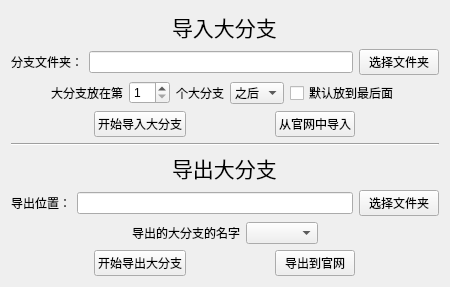
      <widget class="QWidget" name="tab">
       <attribute name="title">
        <string>导入/导出大分支</string>
       </attribute>
       <layout class="QVBoxLayout" name="verticalLayout_11">
        <item>
         <layout class="QVBoxLayout" name="verticalLayout_10">
          <item>
           <layout class="QHBoxLayout" name="horizontalLayout_50">
            <item>
             <widget class="QLabel" name="label_29">
              <property name="sizePolicy">
               <sizepolicy hsizetype="Fixed" vsizetype="Fixed">
                <horstretch>0</horstretch>
                <verstretch>0</verstretch>
               </sizepolicy>
              </property>
              <property name="font">
               <font>
                <family>Agency FB</family>
                <pointsize>16</pointsize>
               </font>
              </property>
              <property name="text">
               <string>导入大分支</string>
              </property>
             </widget>
            </item>
           </layout>
          </item>
          <item>
           <layout class="QHBoxLayout" name="horizontalLayout_26">
            <item>
             <widget class="QLabel" name="label_30">
              <property name="sizePolicy">
               <sizepolicy hsizetype="Preferred" vsizetype="Fixed">
                <horstretch>0</horstretch>
                <verstretch>0</verstretch>
               </sizepolicy>
              </property>
              <property name="text">
               <string>分支文件夹：</string>
              </property>
             </widget>
            </item>
            <item>
             <widget class="QLineEdit" name="importBranchFileUrl"/>
            </item>
            <item>
             <widget class="QPushButton" name="importBranchSelectButtom">
              <property name="sizePolicy">
               <sizepolicy hsizetype="Fixed" vsizetype="Fixed">
                <horstretch>0</horstretch>
                <verstretch>0</verstretch>
               </sizepolicy>
              </property>
              <property name="text">
               <string>选择文件夹</string>
              </property>
             </widget>
            </item>
           </layout>
          </item>
          <item>
           <layout class="QHBoxLayout" name="horizontalLayout_48">
            <item>
             <spacer name="horizontalSpacer_5">
              <property name="orientation">
               <enum>Qt::Horizontal</enum>
              </property>
              <property name="sizeHint" stdset="0">
               <size>
                <width>40</width>
                <height>20</height>
               </size>
              </property>
             </spacer>
            </item>
            <item>
             <widget class="QLabel" name="label_36">
              <property name="sizePolicy">
               <sizepolicy hsizetype="Fixed" vsizetype="Fixed">
                <horstretch>0</horstretch>
                <verstretch>0</verstretch>
               </sizepolicy>
              </property>
              <property name="text">
               <string>大分支放在第</string>
              </property>
             </widget>
            </item>
            <item>
             <widget class="QSpinBox" name="importBranchPosition">
              <property name="sizePolicy">
               <sizepolicy hsizetype="Fixed" vsizetype="Fixed">
                <horstretch>0</horstretch>
                <verstretch>0</verstretch>
               </sizepolicy>
              </property>
              <property name="minimum">
               <number>1</number>
              </property>
             </widget>
            </item>
            <item>
             <widget class="QLabel" name="label_39">
              <property name="sizePolicy">
               <sizepolicy hsizetype="Fixed" vsizetype="Fixed">
                <horstretch>0</horstretch>
                <verstretch>0</verstretch>
               </sizepolicy>
              </property>
              <property name="text">
               <string>个大分支</string>
              </property>
             </widget>
            </item>
            <item>
             <widget class="QComboBox" name="importBranchPositionComboBox">
              <property name="sizePolicy">
               <sizepolicy hsizetype="Fixed" vsizetype="Fixed">
                <horstretch>0</horstretch>
                <verstretch>0</verstretch>
               </sizepolicy>
              </property>
              <item>
               <property name="text">
                <string>之后</string>
               </property>
              </item>
              <item>
               <property name="text">
                <string>之前</string>
               </property>
              </item>
             </widget>
            </item>
            <item>
             <widget class="QCheckBox" name="importBranchCheckBox">
              <property name="sizePolicy">
               <sizepolicy hsizetype="Fixed" vsizetype="Fixed">
                <horstretch>0</horstretch>
                <verstretch>0</verstretch>
               </sizepolicy>
              </property>
              <property name="text">
               <string>默认放到最后面</string>
              </property>
             </widget>
            </item>
            <item>
             <spacer name="horizontalSpacer_44">
              <property name="orientation">
               <enum>Qt::Horizontal</enum>
              </property>
              <property name="sizeHint" stdset="0">
               <size>
                <width>40</width>
                <height>20</height>
               </size>
              </property>
             </spacer>
            </item>
           </layout>
          </item>
          <item>
           <layout class="QHBoxLayout" name="horizontalLayout_51">
            <item>
             <widget class="QPushButton" name="importBranchGerateButtom">
              <property name="sizePolicy">
               <sizepolicy hsizetype="Fixed" vsizetype="Fixed">
                <horstretch>0</horstretch>
                <verstretch>0</verstretch>
               </sizepolicy>
              </property>
              <property name="text">
               <string>开始导入大分支</string>
              </property>
             </widget>
            </item>
            <item>
             <widget class="QPushButton" name="inputFromNet">
              <property name="sizePolicy">
               <sizepolicy hsizetype="Fixed" vsizetype="Fixed">
                <horstretch>0</horstretch>
                <verstretch>0</verstretch>
               </sizepolicy>
              </property>
              <property name="text">
               <string>从官网中导入</string>
              </property>
             </widget>
            </item>
           </layout>
          </item>
          <item>
           <widget class="Line" name="line_5">
            <property name="orientation">
             <enum>Qt::Horizontal</enum>
            </property>
           </widget>
          </item>
          <item>
           <layout class="QHBoxLayout" name="horizontalLayout_52">
            <item>
             <widget class="QLabel" name="label_37">
              <property name="sizePolicy">
               <sizepolicy hsizetype="Fixed" vsizetype="Fixed">
                <horstretch>0</horstretch>
                <verstretch>0</verstretch>
               </sizepolicy>
              </property>
              <property name="font">
               <font>
                <family>Agency FB</family>
                <pointsize>16</pointsize>
               </font>
              </property>
              <property name="text">
               <string>导出大分支</string>
              </property>
             </widget>
            </item>
           </layout>
          </item>
          <item>
           <layout class="QHBoxLayout" name="horizontalLayout_36">
            <item>
             <widget class="QLabel" name="label_38">
              <property name="sizePolicy">
               <sizepolicy hsizetype="Fixed" vsizetype="Fixed">
                <horstretch>0</horstretch>
                <verstretch>0</verstretch>
               </sizepolicy>
              </property>
              <property name="text">
               <string>导出位置：</string>
              </property>
             </widget>
            </item>
            <item>
             <widget class="QLineEdit" name="exportBranchFileUrl"/>
            </item>
            <item>
             <widget class="QPushButton" name="exportBranchSelectButtom">
              <property name="sizePolicy">
               <sizepolicy hsizetype="Fixed" vsizetype="Fixed">
                <horstretch>0</horstretch>
                <verstretch>0</verstretch>
               </sizepolicy>
              </property>
              <property name="text">
               <string>选择文件夹</string>
              </property>
             </widget>
            </item>
           </layout>
          </item>
          <item>
           <layout class="QHBoxLayout" name="horizontalLayout_49">
            <item>
             <spacer name="horizontalSpacer_45">
              <property name="orientation">
               <enum>Qt::Horizontal</enum>
              </property>
              <property name="sizeHint" stdset="0">
               <size>
                <width>40</width>
                <height>20</height>
               </size>
              </property>
             </spacer>
            </item>
            <item>
             <widget class="QLabel" name="label_40">
              <property name="sizePolicy">
               <sizepolicy hsizetype="Fixed" vsizetype="Fixed">
                <horstretch>0</horstretch>
                <verstretch>0</verstretch>
               </sizepolicy>
              </property>
              <property name="text">
               <string>导出的大分支的名字</string>
              </property>
             </widget>
            </item>
            <item>
             <widget class="QComboBox" name="exportBranchComboBox"/>
            </item>
            <item>
             <spacer name="horizontalSpacer_48">
              <property name="orientation">
               <enum>Qt::Horizontal</enum>
              </property>
              <property name="sizeHint" stdset="0">
               <size>
                <width>40</width>
                <height>20</height>
               </size>
              </property>
             </spacer>
            </item>
           </layout>
          </item>
          <item>
           <layout class="QHBoxLayout" name="horizontalLayout_53">
            <item>
             <widget class="QPushButton" name="exportBranchGeneraButtom">
              <property name="sizePolicy">
               <sizepolicy hsizetype="Fixed" vsizetype="Fixed">
                <horstretch>0</horstretch>
                <verstretch>0</verstretch>
               </sizepolicy>
              </property>
              <property name="text">
               <string>开始导出大分支</string>
              </property>
             </widget>
            </item>
            <item>
             <widget class="QPushButton" name="exportToNet">
              <property name="sizePolicy">
               <sizepolicy hsizetype="Fixed" vsizetype="Fixed">
                <horstretch>0</horstretch>
                <verstretch>0</verstretch>
               </sizepolicy>
              </property>
              <property name="text">
               <string>导出到官网</string>
              </property>
             </widget>
            </item>
           </layout>
          </item>
         </layout>
        </item>
       </layout>
      </widget>
